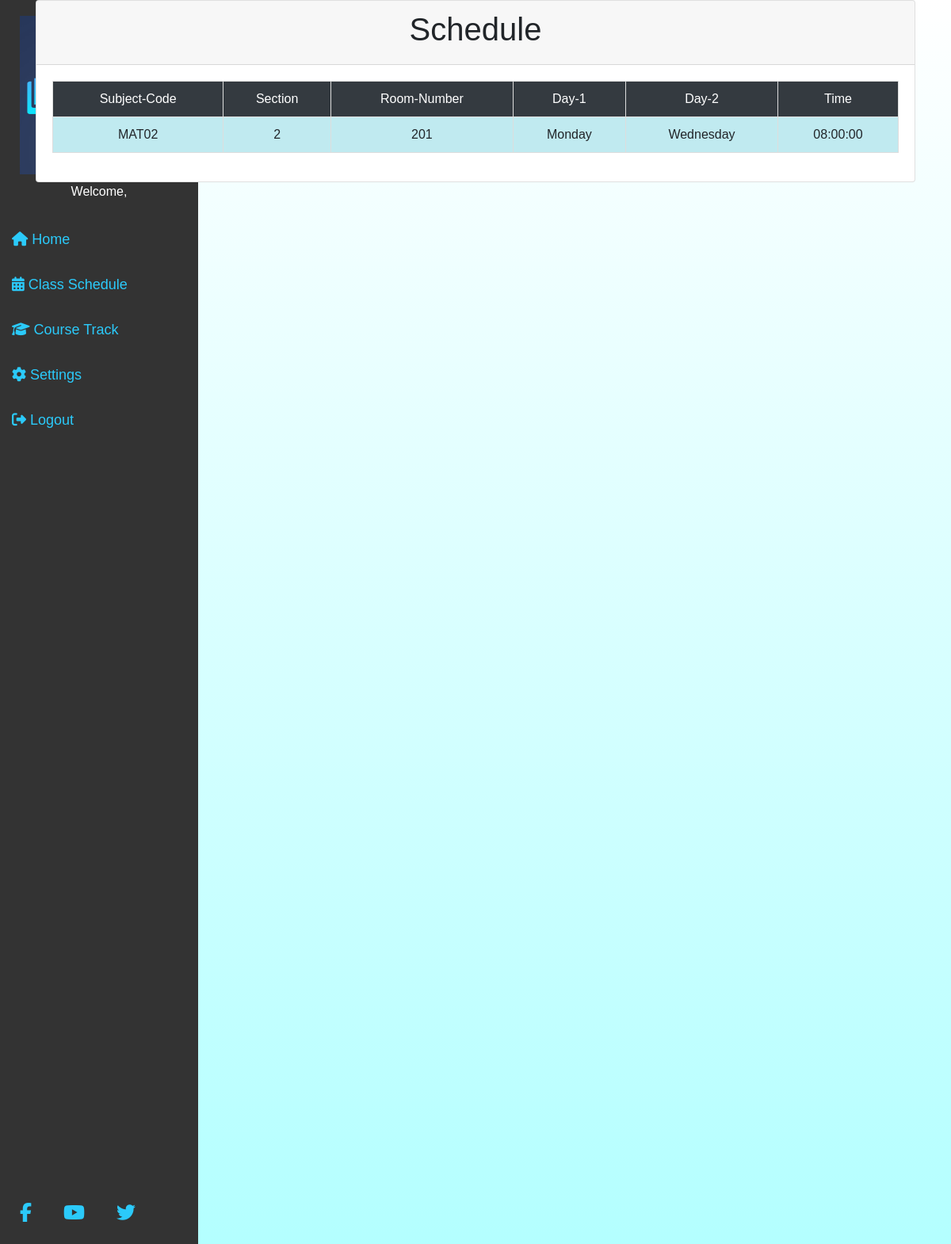
The app's page /schedule.php (signed in) with its own data.
### tables this page shows
create table Schedule(Sub_code varchar(15), section int(2), room_no varchar(8), day1 varchar(11),day2 varchar(11), time time, primary key(section, Sub_code), foreign key (Sub_code) references Subject(code));

### schedule.php (the view, shortened to what this page needs)
<?php
include('connect.php');
$id_query = "SELECT ID FROM teacher WHERE user_name = '" . $_SESSION["username"] . "'";
$id_result = mysqli_query($db, $id_query);
if ($id_result) {
    $row = mysqli_fetch_assoc($id_result);
    $id = $row["ID"];
}
$query = "select s.Sub_code, s.section, s.room_no, s.day1, s.day2, s.time from routine r,schedule s where r.T_ID='$id' and r.Sub_code=s.Sub_code and r.section=s.section group by s.section";
$result = mysqli_query($db, $query);
?>
<!DOCTYPE html>
<html lang="en">
<head>
    <link rel="stylesheet" href="https://maxcdn.bootstrapcdn.com/bootstrap/4.5.2/css/bootstrap.min.css">
    <link rel="stylesheet" href="sidebar.css">
    <link rel="stylesheet" href="view.css">
</head>
<body style="height: 1600px;">
    <?php include('sidebarteacher.php'); ?>
    <div class="container">
        <div class="row">
            <div class="col">
                <div class="card">
                    <div class="card-header">
                        <h1 class="text-center">Schedule</h1>
                    </div>
                    <div class="card-body">
                        <table class="table table-bordered text-center">
                            <tr class="bg-dark text-white">
                                <td> Subject-Code </td>
                                <td> Section </td>
                                <td> Room-Number </td>
                                <td> Day-1 </td>
                                <td> Day-2 </td>
                                <td> Time </td>
                            </tr>
                            <tr>
                                <?php
                                while ($row = mysqli_fetch_assoc($result)) {
                                ?>
                                    <td> <?php echo $row["Sub_code"]; ?> </td>
                                    <td> <?php echo $row["section"]; ?> </td>
                                    <td> <?php echo $row["room_no"]; ?> </td>
                                    <td> <?php echo $row["day1"]; ?> </td>
                                    <td> <?php echo $row["day2"]; ?> </td>
                                    <td> <?php echo $row["time"]; ?> </td>
                            </tr>
                        <?php
                                }
                        ?>
                        </table>
                    </div>
                </div>
            </div>
        </div>
</body>

### sidebar.css (style rules this page uses)
body { background-image: linear-gradient(white, rgba(0, 255, 255, 0.301)); font-family: Arial, sans-serif; margin: 0px; padding: 0px; }

### view.css (style rules this page uses)
body { background-image: linear-gradient(white, rgba(0, 255, 255, 0.301)); }
.card { margin-bottom: 20px; }
.table { width: 100%; border-collapse: collapse; }
.table th, .table td { padding: 10px; border: 1px solid #ddd; }
.table tr { background-color: #66cddb69; }

### records on screen
schedule: Sub_code "MAT02", section "2", room_no "201", day1 "Monday", day2 "Wednesday", time "08:00:00"
